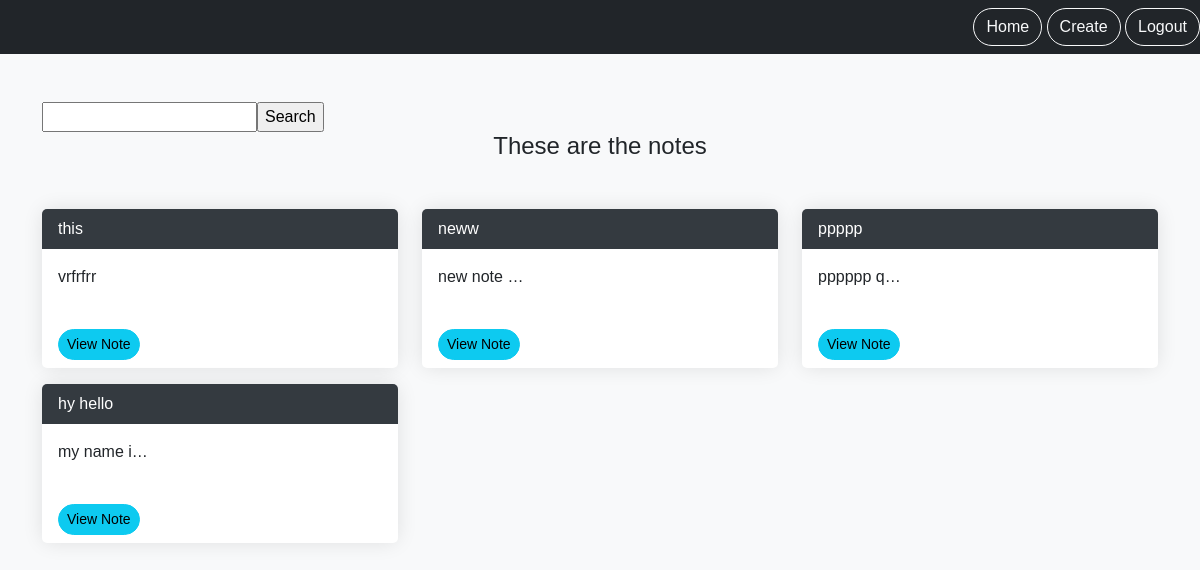
Page /smart/notes/ (signed in) on the earlier database version.
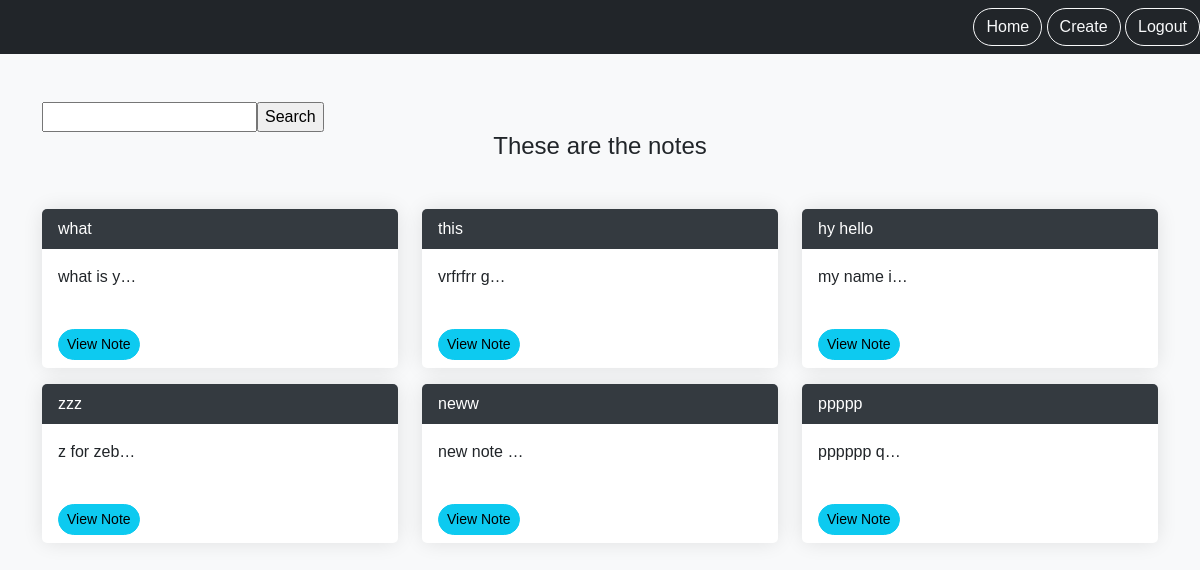
Same page on the later database version.
### notes/models.py (models this page shows, shortened)
class Notes(models.Model):
    title = models.CharField(max_length=200)
    text = models.TextField()
    user = models.ForeignKey(User, on_delete=models.CASCADE, related_name='notes')
    created = models.DateTimeField(auto_now_add=True)
    updated = models.DateTimeField(auto_now=True)

### notes/views.py (the view)
# urls.py: path('notes/',views.NotesListView.as_view(), name="notes.list"),
class NotesListView(LoginRequiredMixin,ListView):
    model= Notes
    context_object_name="notes"
    login_url= "/login"
    def get_context_data(self,**kwargs):
        context=super().get_context_data(**kwargs)
        context['notes'] = context['notes'].filter(user=self.request.user)
        for note in context['notes']:
            note.last_updated = note.updated.strftime("%Y-%m-%d %H:%M:%S")
        search_input= self.request.GET.get('search-area') or ''
        if search_input:
            context['notes']= context['notes'].filter(title__icontains=search_input)
            context['search_input'] = search_input
        return context
    def get_queryset(self):
        queryset = super().get_queryset().filter(user=self.request.user)
        queryset = queryset.order_by('-updated')
        search_input = self.request.GET.get('search-area') or ''
        if search_input:
            queryset = queryset.filter(title__icontains=search_input)
        return queryset

### notes/templates/notes/notes_list.html
{% extends 'base.html' %}
{% load static %}
{% block content %}
    <div id="search-wrapper">
        <form method="GET" style="margin-top: 20px; display: flex;">
            <input type ='text' name='search-area' value ="{{search_input}}">
            <input type="submit" value="Search">
        </form>
    </div>
<div class="row">
    <div class="col">
        <div class="notes_list_heading text-center mb-5">
            <h1 class="fs-4"> These are the notes</h1>
        </div>
    </div>
</div>
<div class="row">
    {% for note in notes %}
        <div class="col-md-4">
            <div class="card mb-3">
                <div class="card-header">{{note.title}}</div>
                <div class="card-body">
                    <p>{{note.text|truncatechars:10}}</p>
                </div>
                <div class="card-footer">
                    <a href="{% url 'notes.detail' pk=note.id %}" class="btn btn-info btn-sm ">View Note</a>
                </div>
            </div>
        </div>
    {% endfor  %}
</div>
{% endblock %}

### static/templates/base.html (shortened to what this page needs)
{% load static %}
<!DOCTYPE html>
<html lang="en">
<head>
    <link rel="stylesheet" href=" https://cdn.jsdelivr.net/npm/bootstrap@5.3.3/dist/css/bootstrap.min.css">
<link rel="stylesheet" href="https://cdnjs.cloudflare.com/ajax/libs/font-awesome/6.0.0-beta3/css/all.min.css">
</head>
<body>
    <nav class="navbar navbar-dark bg-dark">
        <div class="ms-auto">
            {% if user.is_authenticated %}
                <a href="{% url 'notes.list' %}"class="btn btn-outline-light">Home</a>
                <a href="{% url 'notes.new' %}"class="btn btn-outline-light">Create</a>
                <a href="{% url 'logout' %}"class="btn btn-outline-light">Logout</a>
            {% else %}
            <a href="{% url 'login' %}"class="btn btn-outline-light">Login</a>
            <a href="{% url 'signup' %}"class="btn btn-outline-light">Signup</a>
            {% endif %}
        </div>
    </nav>
    <div class ="container my-5">
        {% block content %}
        {% endblock %}
    </div>
</body>
</html>

### static/templates/base.html (style rules this page uses)
body { font-family: 'Poppins', sans-serif; background-color: #f8f9fa; margin: 0; padding: 0; }
.navbar { background-color: #343a40; }
.container { margin-top: 20px; }
.card { border: none; border-radius: 10px; box-shadow: 0px 0px 20px rgba(0, 0, 0, 0.1); }
.card-header { background-color: #343a40; color: #fff; border-bottom: none; }
.card-body, .card-footer { background-color: #fff; }
.card-footer { border-top: none; }
.btn { border-radius: 20px; }

Differences in the rows shown:
added Notes: title "what", text "what is y…"
changed Notes "this": text "vrfrfrr" → "vrfrfrr g…"
changed Notes "hy hello": moves up the list
added Notes: title "zzz", text "z for zeb…"
